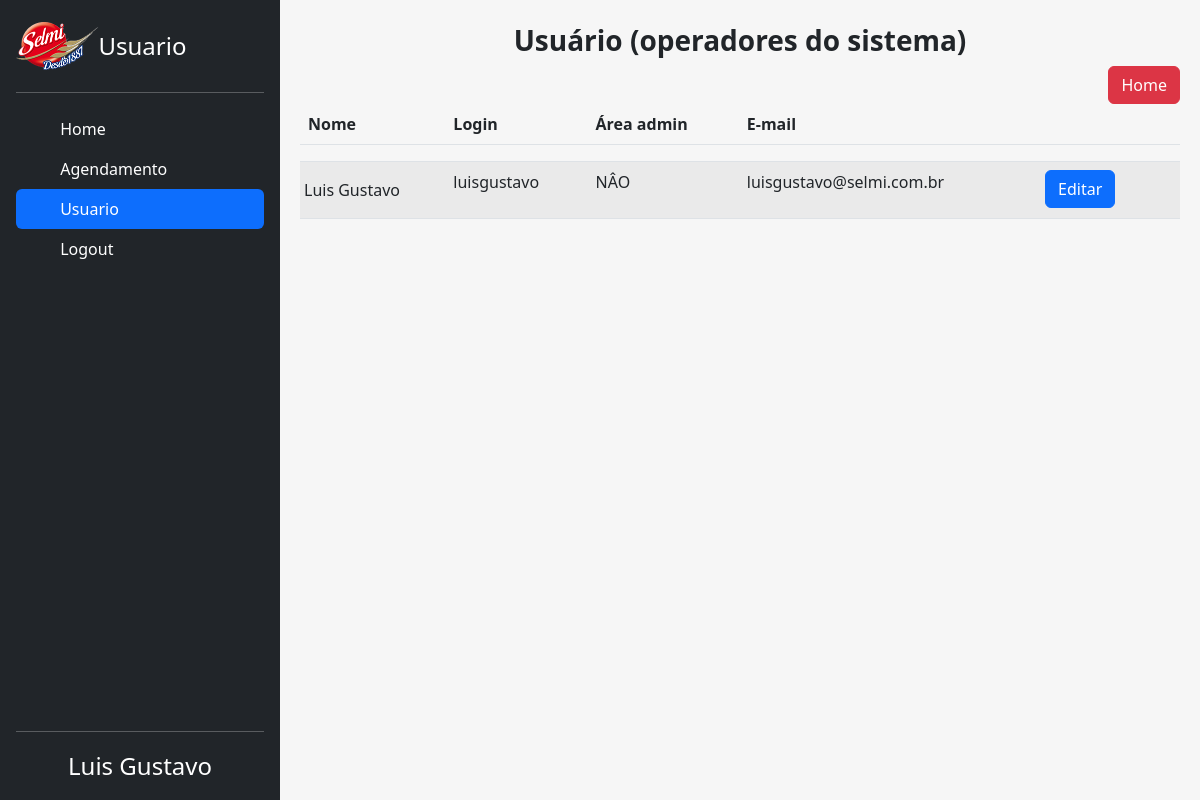
Screenshot of /index.php?menu=usuario (signed in) with the database file from the repository.
### tables this page shows
CREATE TABLE `users` (
  `id` int(11) NOT NULL,
  `username` varchar(45) NOT NULL,
  `name` varchar(45) NOT NULL,
  `email` varchar(45) NOT NULL,
  `password` varchar(100) NOT NULL,
  `status` varchar(30) NOT NULL
);

### src/config/class_login.php (called while the page is built, shortened)
<?php
class DatabaseLogin extends Dbconfig
{
    public function Procura_usuario_validado($id)
    {
        $mysql_conn = $this->connect();
        $sql = "SELECT * FROM agenda.users WHERE id='$id'";
        $query = $mysql_conn->query($sql);
    }
    public function Lendo_Usuarios_ID($id)
    {
        $mysql_conn = $this->connect();
        $sql = "SELECT * FROM agenda.users  WHERE users.id = '$id'";
        $query = $mysql_conn->query($sql);
        if (mysqli_num_rows($query) > 0) {
            return $query;
        }
    }
}

### src/pages/usuario/usuario.php (the view, shortened to what this page needs)
<?php
include_once("./src/config/class_login.php");
include_once("./src/components/header.php");
include_once("./src/components/sidebar.php");
$databaseLogin = new DatabaseLogin();
if (isset($_SESSION['userStatus'])) {
    if ($_SESSION['userStatus'] ===  'user') {
        $id = $_SESSION['auth'];
        $usuarios = $databaseLogin->Lendo_Usuarios_ID($id);
    } else {
        $usuarios = $databaseLogin->Lendo_Usuarios();
    }
}
$URL_ATUAL = "http://$_SERVER[HTTP_HOST]";
?>
<div class="content-wrapper bg-principal w-100">
    <section class="content">
        <div class="row">
            <div class="col-md-12">
                <div class="box box-primary">
                    <div class="box-header with-border mt-4" align="center">
                        <h3 class="box-title"><b>Usuário (operadores do sistema)</b></h3>
                    </div>
                    <div align="right">
                        <a href='<?php echo "$URL_ATUAL/" ?>' class="btn btn-danger">Home</a>
                    </div>
                    <div class="table table-responsive <?php if (strval($tab) === "meAgenda") {
                                                            echo "d-none";
                                                        } ?>">
                        <table class='table table-striped' id="agenda">
                            <thead>
                                <tr>
                                    <th>Nome</th>
                                    <th>Login</th>
                                    <th>Área admin</th>
                                    <th>E-mail</th>
                                </tr>
                                <tr>
                                    <th>
                                    </th>
                                </tr>
                            </thead>
                            <tbody id="xxxxxxxx">
                                <?php foreach ($usuarios as $row) : ?>
                                    <tr>
                                        <td class="p-3">
                                            <div class='col'>
                                                <div class='row text-capitalize'><?= htmlspecialchars($row['name']) ?></div>
                                            </div>
                                        </td>
                                        <td><?= htmlspecialchars($row['username']) ?></td>
                                        <td>
                                            <?php if ($row['status'] === "admin") {
                                                echo "SIM";
                                            } else {
                                                echo "NÂO";
                                            } ?>
                                        </td>
                                        <td><?= htmlspecialchars($row['email']) ?></td>
                                        <td>
                                            <?php
                                            $id =  $row['id'];
                                            echo " <a class='btn btn-primary text-white' href='./index.php?menu=editarUsuario&id=$id'>Editar</a>";
                                            ?>
                                        </td>
                                        <td>
                                        </td>
                                    </tr>
                                <?php endforeach; ?>
                            </tbody>
                        </table>
                    </div>
                </div>
            </div>
        </div>
    </section>
</div>

### src/components/header.php (style rules this page uses)
body { overflow: hidden; }
.bg-principal { background-color: #F6F6F6; height: 100vh; padding: 0 20px; overflow: auto; }

### rows the page displays
users: name "Luis Gustavo", username "luisgustavo", status "NÂO", email "luisgustavo@selmi.com.br"

### other values shown
$item['item_menu'] "Usuario"
$item['item_menu'] "Home"
$item['item_menu'] "Agendamento"
$_SESSION['username'] "Luis Gustavo"
